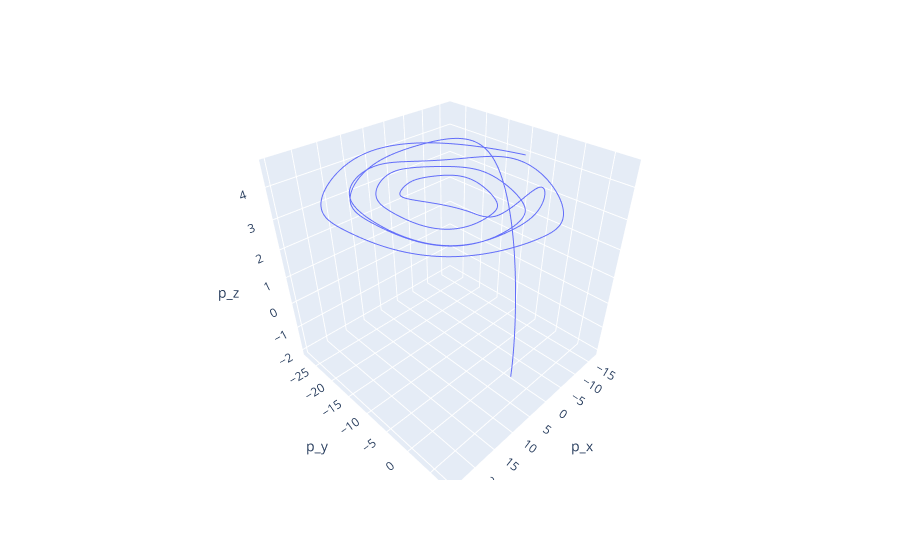

Notebook code cell kept with this figure:
### Markdown cell above
Ebben a formában lehetetlen megmondani, hogy milyen pályát írt le a drón a tesztpályán; érdemes az adatokat megjeleníteni. Erre legegyszerűbb a plotly-t használni, ahol könnyen készthetünk interaktív 3D ábrákat néhány sor kóddal. (Sajnos a plotly néha megvicceli az embert, ilyenkor érdemes újra tölteni a böngésző ablakát, hogy a webGL dolgokat rendberakja.)

### Code cell
# Notebook miatt kellhet
from plotly.offline import init_notebook_mode

init_notebook_mode(connected=True)

# Plotly beolvasása
import plotly.express as px

# Az egyes tengelyek a dataframe egyes oszlopai
fig = px.line_3d(df, x="p_x", y="p_y", z="p_z")
fig.show()

### Figure 1 — Plotly figure (JSON) as saved in the notebook; plotly's stock layout.template omitted (floating-point values rounded to 4 significant figures; data arrays with more than 128 entries replaced by an {"elided": "..."} marker saying what was removed)
{"data": [{"hovertemplate": "p_x=%{x}<br>p_y=%{y}<br>p_z=%{z}<extra></extra>", "legendgroup": "", "line": {"color": "#636efa", "dash": "solid"}, "marker": {"symbol": "circle"}, "mode": "lines", "name": "", "scene": "scene", "showlegend": false, "type": "scatter3d", "x": {"elided": "3781 float values"}, "y": {"elided": "3781 float values"}, "z": {"elided": "3781 float values"}}], "layout": {"legend": {"tracegroupgap": 0}, "margin": {"t": 60}, "scene": {"domain": {"x": [0, 1], "y": [0, 1]}, "xaxis": {"title": {"text": "p_x"}}, "yaxis": {"title": {"text": "p_y"}}, "zaxis": {"title": {"text": "p_z"}}}}}
